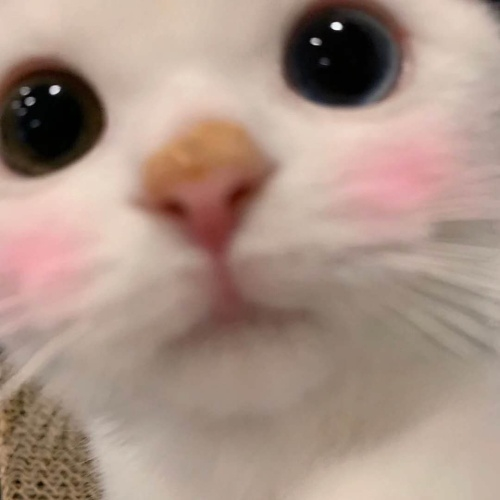
#> input picture cat.jpg, 500 x 500 px
$ python homework1.1.py
#> lines starting #> are read from the running program, lines starting #| are printed output that depends on the picture
#> further down, img is the input picture: shape (500, 500, 3); mean B, G, R 133.6, 146.2, 169.8
import cv2
import numpy as np
import math

# [46 lines left out: functions translate, rotate, isometric, similar, affine, not called in this run]
def projection(image, a11, a12, a13, a21, a22, a23, a31, a32, a33):
#> called with a11 = 1, a12 = 0, a13 = 0, a21 = 0, a22 = 1, a23 = 0, a31 = 0, a32 = 0
    h, w = image.shape[:2]
#> h = 500; w = 500
    # 从目标坐标计算出3X3的矩阵，然后调用warpPerspective执行
    src = np.array([[0, 0], [w - 1, 0], [0, h - 1], [w - 1, h - 1]], np.float32)
#> src = [[0, 0], [499, 0], [0, 499], [499, 499]]
    dst = np.array([[100, 50], [w / 2.0, 50], [100, h - 1], [w - 1, h - 1]], np.float32)
    A1 = cv2.getPerspectiveTransform(src, dst)
    projection = cv2.warpPerspective(image, A1, (w, h))
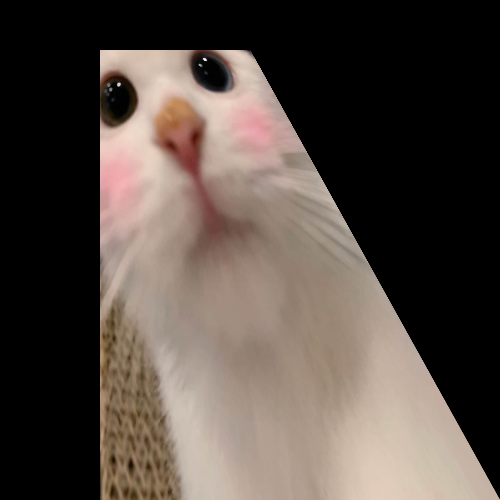
#> projection: shape (500, 500, 3); mean B, G, R 66.7, 73.8, 84.2
    return projection
# [24 lines left out: functions resize, flip, not called in this run]
img = cv2.imread('cat.jpg')
#shifted = translate(img, 30, 50)
#平移（图片，x，y）
#shifted = rotate(img, 90, center = None, scale = 1.0)
#旋转（图片，角度，中心，规格）
#shifted = isometric(img, 30, 50, 30, center = None)
#欧式（图片，x，y，角度，中心）
#shifted = similar(img, 30, 50, 30, center = None, scale = 0.5)
#相似（图片，x，y，角度，中心，规格）
#shifted = affine(img, 30, 50, 0.5, 0.5, 0, 0.5)
#仿射（图片，x，y，a11,a12,a21,a22）
shifted = projection(img, 1, 0, 0, 0, 1, 0, 0, 0, 0)
#投影（图片，x，y，a11,a12,a21,a22）
#shifted = resize(img,500,500);
#cv2.INTER_NEAREST;cv2.INTER_LINEAR;cv2.INTER_AREA;cv2.INTER_CUBIC;cv2.INTER_LANCZOS4
#缩放（图片，长，宽，方法）
#shifted = flip(img,"h")
#翻转（图片，方法）"h"水平翻转"v"垂直翻转
cv2.imwrite('cat1.jpg', shifted)
img1 = cv2.imread('cat1.jpg')
#cv2.imshow('cat', img)
cv2.imshow('new_cat', img1)
cv2.waitKey(0)

$ run again, with 2.jpg copied over cat.jpg
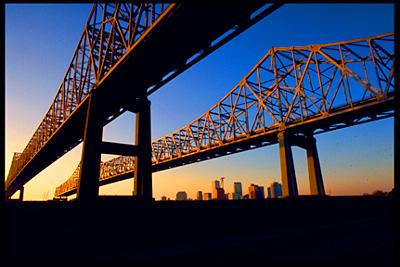
#> input picture 2.jpg, 400 x 267 px
#> img is the input picture: shape (267, 400, 3); mean B, G, R 79.7, 60.2, 55.7
#> in projection, `projection = cv2.warpPerspective(image, A1, (w, h))`:
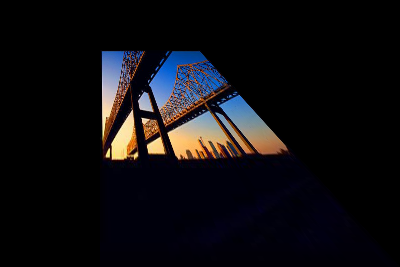
#> projection: shape (267, 400, 3); mean B, G, R 17.3, 13.8, 15.1

$ run again, with 3.jpg copied over cat.jpg
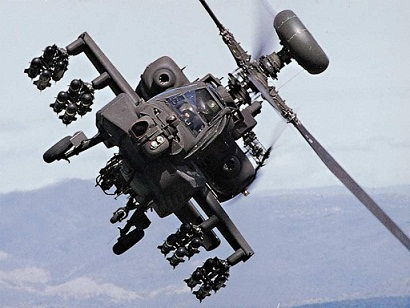
#> input picture 3.jpg, 410 x 308 px
#> img is the input picture: shape (308, 410, 3); mean B, G, R 170.9, 158.1, 152.2
#> in projection, `projection = cv2.warpPerspective(image, A1, (w, h))`:
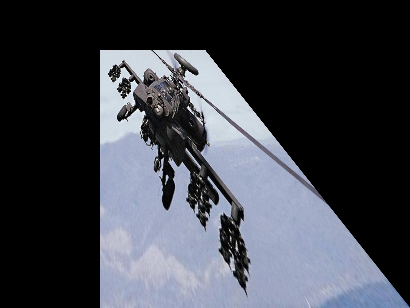
#> projection: shape (308, 410, 3); mean B, G, R 74, 65.8, 62.8
